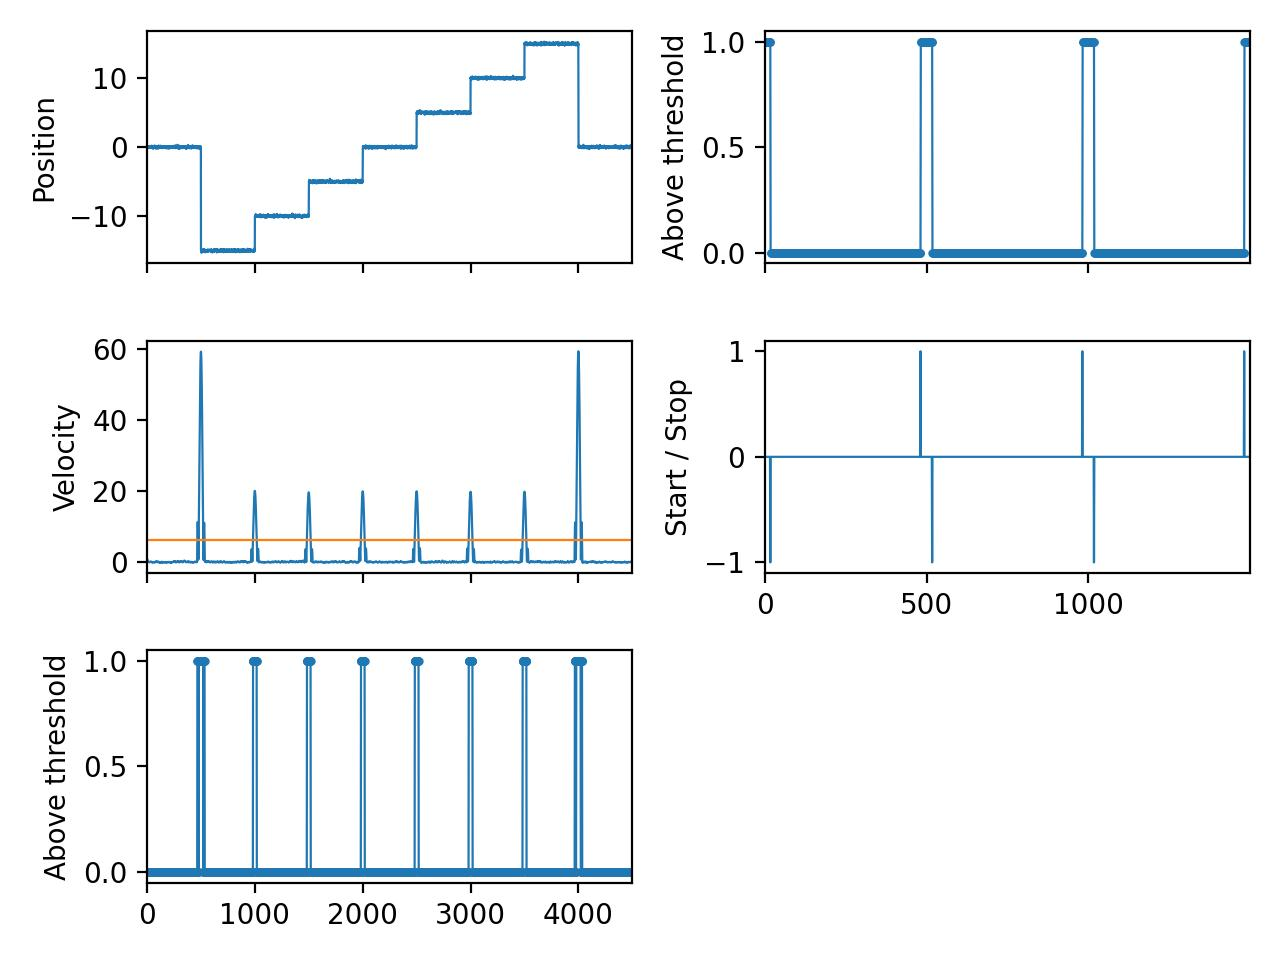

This figure's Python source:
""" Show how events can be elegantly detected using binary indexing """

# author:   Thomas Haslwanter
# date:     Oct-2024

# Import the standard packages
import numpy as np
import matplotlib.pyplot as plt
import matplotlib as mpl
import os
from scipy import signal
from pprint import pprint

# Get eye positions, sampled with 100 Hz
data_dir = 'data'
file_name = 'HorPos.txt'
in_file = os.path.join(data_dir, file_name)

rate = 100
hor_pos = np.loadtxt(in_file)

# General layout of the plot
fig, axs = plt.subplots(3,2)
mpl.rc('lines', lw=0.8)         # Set the default line-width to '0.8'

# Select an interesting domain
my_domain = range(0, len(hor_pos))
axs[0,0].plot(hor_pos[my_domain])
axs[0,0].set_ylabel('Position')
axs[0,0].tick_params(labelbottom=False) # equiv. to axs[0,0].set_xticklabels([])
axs[0,0].margins(x=0)

# Plot the absolute eye velocity
eye_vel = signal.savgol_filter(hor_pos, window_length=71, polyorder=3,
        deriv=1, delta=1/rate)
eye_vel_abs = np.abs(eye_vel)
axs[1,0].plot(eye_vel_abs[my_domain])

# Set a default threshold, in case the threshold is not determined interactively
threshold = 6.3
axs[1,0].axhline(threshold, color='C1')
axs[1,0].tick_params(labelbottom=False)
axs[1,0].margins(x=0)
axs[1,0].set_ylabel('Velocity')

# To find the threshold interactively, use the following lines
# I like to put the user-instructions in the window-title:
#plt.gcf().canvas.set_window_title('Select the threshold')
#selectedPoint = plt.ginput(1);       # ginput returns a list of (x/y)-tuples
#threshold = selectedPoint[0][1];     # I only want the y-value
#plt.gcf().canvas.set_window_title('')

# Plot3: show where the absolute velocity exceeds the threshold
is_fast = eye_vel_abs > threshold
axs[2,0].plot(is_fast[my_domain], 'o-', ms=2)   # 'ms' is short for 'markersize'
axs[2,0].set_ylabel('Above threshold')
axs[2,0].margins(x=0)

# Plot4: as Plot3, but zoomed in
close_domain = range(2000, 3500, 1)
axs[0,1].plot(is_fast[close_domain], 'o-', ms=2)
axs[0,1].set_ylabel('Above threshold')
axs[0,1].tick_params(labelbottom=False)
axs[0,1].margins(x=0)

# Plot5: Find the start and end of each movement
start_stop = np.diff(is_fast*1)   # "*1": to convert boolean signal to numerical
axs[1,1].plot(start_stop[close_domain])
axs[1,1].set_ylabel('Start / Stop')
axs[1,1].margins(x=0)

axs[2,1].axis('off')        # removes the empty axis to the lower right
plt.tight_layout()

# Save and show the figure
out_file = 'event_detection.jpg'
plt.savefig(out_file, dpi=200)

# For higher quality output use:
# pil_kwargs = {'quality': 99}
# plt.savefig(out_file, dpi=200, pil_kwargs=pil_kwargs)

print(f'Image saved to {out_file}')

plt.show()

# Find the start and end times for all movements (in sec)
movement = {}
movement['StartTimes'] = np.where(start_stop ==  1)[0]/rate
movement['EndTimes']   = np.where(start_stop == -1)[0]/rate
pprint(movement)        # 'pprint' gives a nicer printout than 'print'

